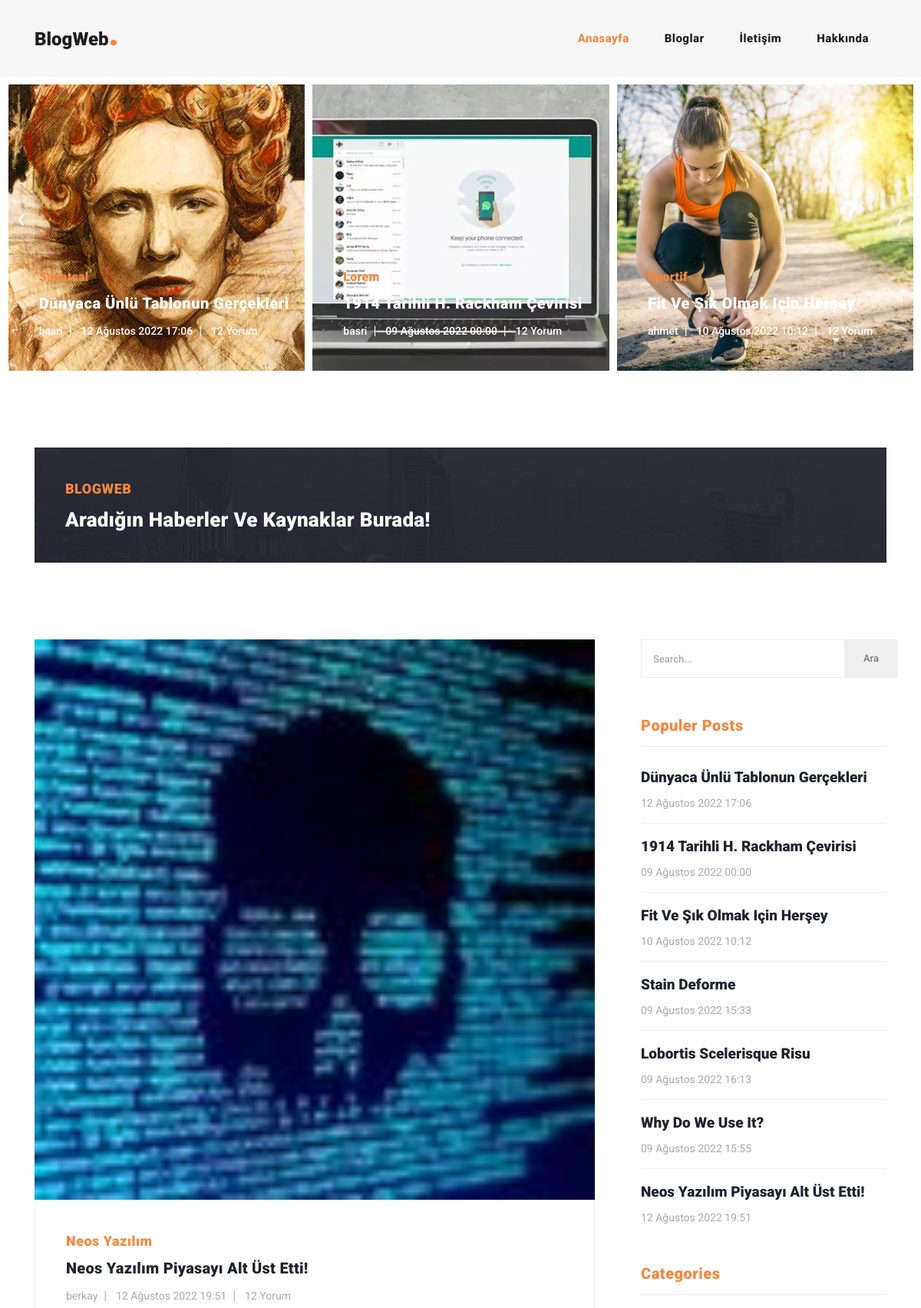
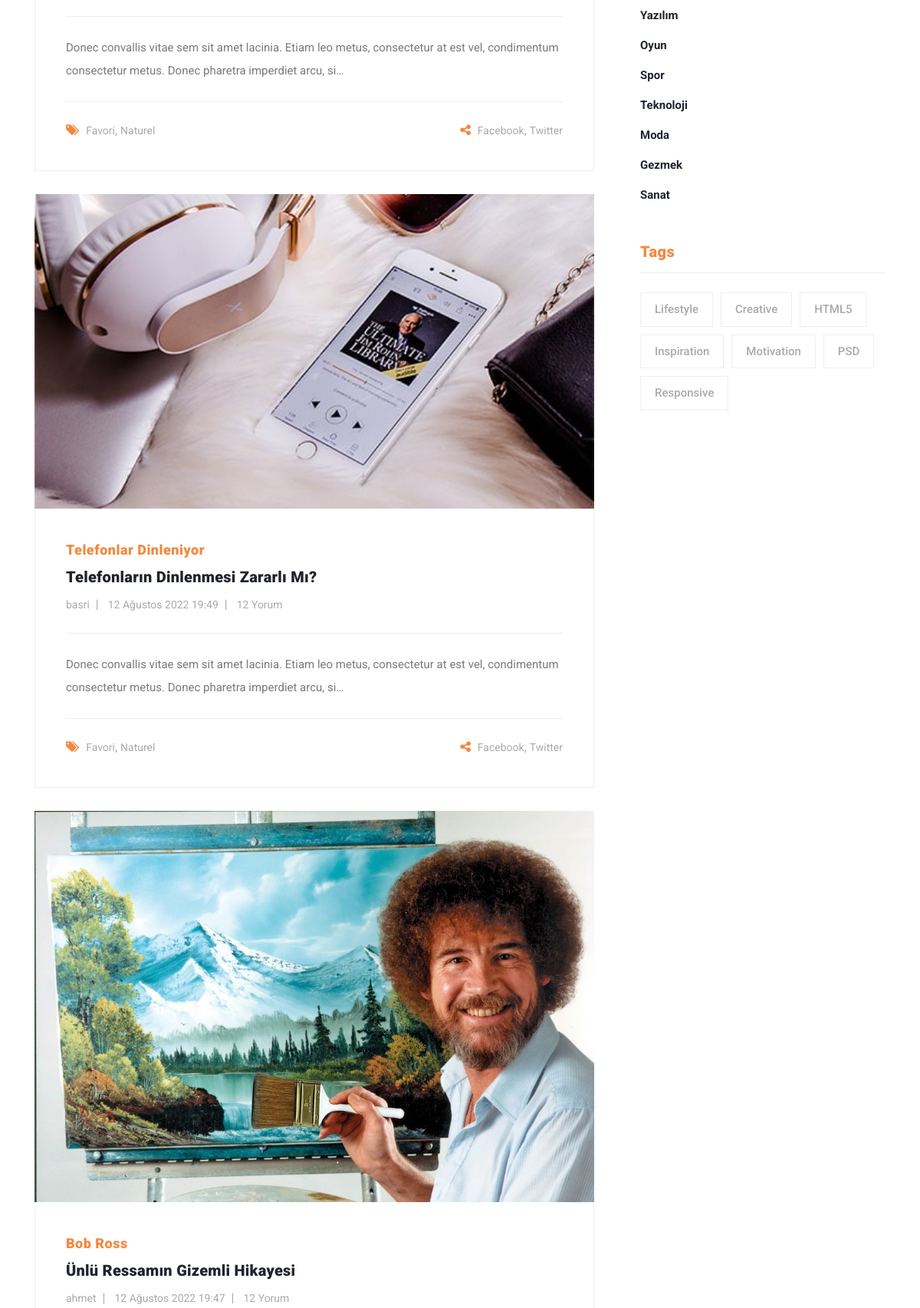
The page / (upper part) on the database its author committed (2 pictures, top to bottom).
### myApp/models.py (models this page shows, shortened)
class Post(models.Model):
    user = models.ForeignKey(User, on_delete=models.CASCADE, null=True)
    media = models.FileField( upload_to='', null=True, blank=True, verbose_name="Blog Resmi")
    medianame = models.CharField( max_length=100, verbose_name="media name", null=True)
    name = models.CharField( max_length=50, verbose_name="Post name")
    name2 = models.CharField( max_length=100, verbose_name="Post name2", null=True)
    textinfo = models.TextField(max_length=1000, verbose_name="Text info", null=True)
    textpost = models.TextField(verbose_name="Text post", null=True)
    dateshare = models.DateTimeField(blank=True, null=True, verbose_name="Share Date", auto_now_add=True)
    category = models.ForeignKey(Category, on_delete=models.CASCADE, null=True) # categoriyle ilişki kuruldu
    class Meta:
        ordering = ['-dateshare']

class Category(models.Model):
    title = models.CharField(max_length=200)
    slug = models.SlugField(max_length=200, default="")
    image = models.ImageField(null=True, blank=True, upload_to="category")

### myApp/views.py (the view)
# urls.py: path('', index, name='index'),
def index(request):
    posts = Post.objects.all()
    query = request.GET.get('q')
    if query:
        posts = posts.filter(
            Q(name__icontains=query) | Q(name2__icontains=query) | Q(textpost__icontains=query)
        ).distinct()
    paginator = Paginator(posts, 4) # bir sayfada kaç tane görüneceğini belirler
    page = request.GET.get('page')
    try:
        posts = paginator.page(page)
    except PageNotAnInteger:
        posts = paginator.page(1)
    except EmptyPage:
        posts = paginator.page(paginator.num_pages)
    context = {
        "posts": posts,
        "postsall": Post.objects.all(),
        "currentpost": CurrentPost.objects.all(),
        'category': Category.objects.all(),
        }
    return render(request, 'index.html', context)

### templates/index.html (shortened to what this page needs)
{% include "partials/_header.html" %}
{% load static %}
  {% block content %}
    <div class="main-banner header-text">
      <div class="container-fluid">
        <div class="owl-banner owl-carousel">
          {% for pos in currentpost %}
            {% for postall in postsall %}
              {% if pos.post.name == postall.name %}
                <div class="item">
                  <img src="{{ postall.media.url }}" alt="{{ postall.medianame }}">
                  <div class="item-content">
                    <div class="main-content">
                      <div class="meta-category">
                        <span>{{ postall.name }} </span>
                      </div>
                      <a href="{% url 'detail' postall.id %}"><h4>{{ postall.name2 }}</h4></a>
                      <ul class="post-info">
                        <li><a href="">{{ postall.user }}</a></li>
                        <li><a href="">{{ postall.dateshare }}</a></li>
                        <li><a href="">12 Yorum</a></li>
                      </ul>
                    </div>
                  </div>
                </div>
              {% endif %}
            {% endfor %}
          {% endfor %}
        </div>
      </div>
    </div>
    <section class="call-to-action">
      <div class="container">
        <div class="row">
          <div class="col-lg-12">
            <div class="main-content">
              <div class="row">
                <div class="col-lg-8">
                  <span>BLOGWEB</span>
                  <h4>Aradığın haberler ve kaynaklar burada!</h4>
                </div>
                <div class="col-lg-4">
                </div>
              </div>
            </div>
          </div>
        </div>
      </div>
    </section>
    <section class="blog-posts">
      <div class="container">
        <div class="row">
          <div class="col-lg-8">
            <div class="all-blog-posts">
              <div class="row">
                {% for post in posts %}
                <div class="col-lg-12">
                  <div class="blog-post">
                    <div class="blog-thumb">
                      <img src="{{ post.media.url }}" alt="">
                    </div>
                    <div class="down-content">
                      <span> {{ post.name }} </span>
                      <a href="{% url 'detail' post.id %}"><h4>{{ post.name2 }}</h4></a>
                      <ul class="post-info">
                        <li><a href="#HOME">{{ post.user }}</a></li>
                        <li><a href="#Admin">{{ post.dateshare }}</a></li>
                        <li><a href="#Admin">12 Yorum</a></li>
                      </ul>
                      <p>{{ post.textinfo | truncatechars:150 }}</p>
                      <div class="post-options">
                        <div class="row">
                          <div class="col-6">
                            <ul class="post-tags">
                              <li><i class="fa fa-tags"></i></li>
                              <li><a href="#">Favori</a>,</li>
                              <li><a href="#">Naturel</a></li>
                            </ul>
                          </div>
                          <div class="col-6">
                            <ul class="post-share">
                              <li><i class="fa fa-share-alt"></i></li>
                              <li><a href="#">Facebook</a>,</li>
                              <li><a href="#">Twitter</a></li>
                            </ul>
                          </div>
                        </div>
                      </div>
                    </div>
                  </div>
                </div>
                {% endfor %}
              </div>
            </div>
          </div>
          <div class="col-lg-4">
            <div class="sidebar">
              <div class="row">
                <div class="col-lg-12">
                  <div class="sidebar-item search">
                    <form id="search_form" name="gs" method="GET" action="" role="search">
                      <input value="{{ request.GET.q }}" type="text" name="q" class="searchText" placeholder="Search..." autocomplete="on">
                      <input type="submit" value="Ara" style="position: absolute; width: 20%; left: 80%;">
                    </form>
                  </div>
                </div>
                <div class="col-lg-12">
                  <div class="sidebar-item recent-posts">
                    <div class="sidebar-heading">
                      <h2 style='font-size: 20px !important; color: #f48840;'>Populer Posts</h2>
                    </div>
                    <div class="content">
                      <ul>
                        {% for pos in currentpost %}
                          {% for postal in postsall %}
                            {% if pos.post.name == postal.name %}
                            <li>
                              <a href="{% url 'detail' postal.id %}">
                                <h5>{{ postal.name2 }}</h5>
                                <span>{{ postal.dateshare }}</span>
                              </a>
                            </li>
                            {% endif %}
                          {% endfor %}
                        {% endfor %}
                      </ul>
                    </div>
                  </div>
                </div>
                <div class="col-lg-12">
                  <div class="sidebar-item categories">
                    <div class="sidebar-heading">
                      <h2 style="font-size: 20px !important; color: #f48840;">Categories</h2>
                    </div>
                    <div class="content">
                      <ul>
                        {% for cate in category %}
                        <li><a href="{% url 'category' cate.id %}"> {{ cate.title }} </a></li>
                        {% endfor %}
                      </ul>
                    </div>
                  </div>
                </div>
                <div class="col-lg-12">
                  <div class="sidebar-item tags">
                    <div class="sidebar-heading">
                      <h2 style="font-size: 20px !important; color: #f48840;">Tags</h2>
                    </div>
                    <div class="content">
                      <ul>
                        <li><a href="#">Lifestyle</a></li>
                        <li><a href="#">Creative</a></li>
                        <li><a href="#">HTML5</a></li>
                        <li><a href="#">Inspiration</a></li>
                        <li><a href="#">Motivation</a></li>
                        <li><a href="#">PSD</a></li>
                        <li><a href="#">Responsive</a></li>
                      </ul>
                    </div>
                  </div>
                </div>
              </div>
            </div>
          </div>
        </div>
      </div>
    </section>
  {% endblock content %}
{% include "partials/_footer.html" %}

### rows shown on the page
Post: media (picture), name "Sanatsal", name2 "Dünyaca Ünlü Tablonun Gerçekleri", user "basri", dateshare "12 Ağustos 2022 17:06"
Post: media (picture), name "Lorem", name2 "1914 Tarihli H. Rackham Çevirisi", user "basri", dateshare "09 Ağustos 2022 00:00"
Post: media (picture), name "Sportif", name2 "Fit Ve Şık Olmak Için Herşey", user "ahmet", dateshare "10 Ağustos 2022 10:12"
Post: media (picture), name "Neos Yazılım", name2 "Neos Yazılım Piyasayı Alt Üst Etti!", user "berkay", dateshare "12 Ağustos 2022 19:51", textinfo "Donec convallis vitae sem sit amet lacinia. Etiam leo metus, consectetur at est vel, condimentum consectetur metus. Donec pharetra imperdiet arcu, si…"
Post: media (picture), name "Telefonlar Dinleniyor", name2 "Telefonların Dinlenmesi Zararlı Mı?", user "basri", dateshare "12 Ağustos 2022 19:49", textinfo "Donec convallis vitae sem sit amet lacinia. Etiam leo metus, consectetur at est vel, condimentum consectetur metus. Donec pharetra imperdiet arcu, si…"
Post: media (picture), name "Bob Ross", name2 "Ünlü Ressamın Gizemli Hikayesi", user "ahmet", dateshare "12 Ağustos 2022 19:47"
Post: name2 "Stain Deforme", dateshare "09 Ağustos 2022 15:33"
Post: name2 "Lobortis Scelerisque Risu", dateshare "09 Ağustos 2022 16:13"
Post: name2 "Why Do We Use It?", dateshare "09 Ağustos 2022 15:55"
Category: title "Yazılım"
Category: title "Oyun"
Category: title "Spor"
Category: title "Teknoloji"
Category: title "Moda"
Category: title "Gezmek"
Category: title "Sanat"
